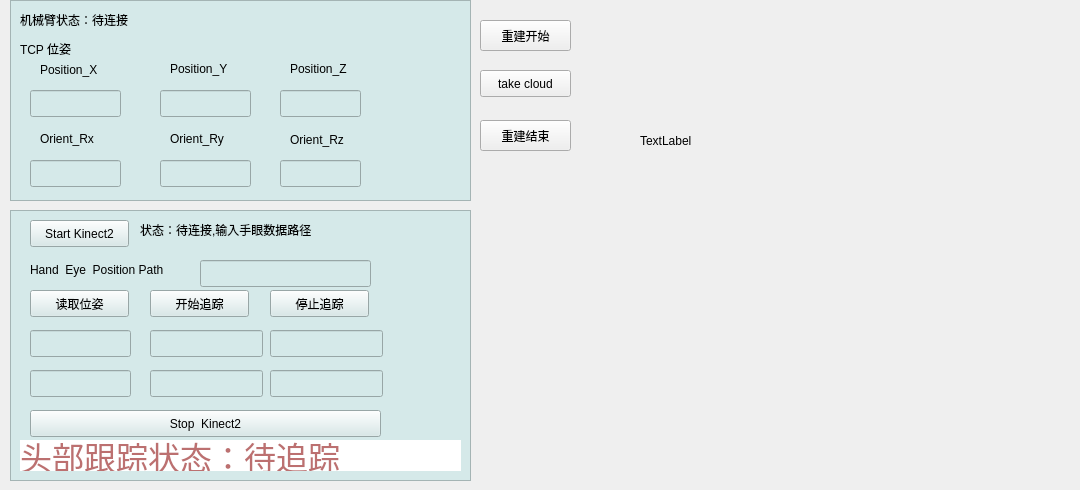
      <widget class="QWidget" name="tab_5">
       <attribute name="title">
        <string>头部追踪</string>
       </attribute>
       <widget class="QLabel" name="label_Head_track">
        <property name="geometry">
         <rect>
          <x>640</x>
          <y>10</y>
          <width>431</width>
          <height>261</height>
         </rect>
        </property>
        <property name="text">
         <string>TextLabel</string>
        </property>
       </widget>
       <widget class="QFrame" name="frame_12">
        <property name="geometry">
         <rect>
          <x>10</x>
          <y>0</y>
          <width>461</width>
          <height>201</height>
         </rect>
        </property>
        <property name="styleSheet">
         <string notr="true">background-color: rgb(213, 233, 233);</string>
        </property>
        <property name="frameShape">
         <enum>QFrame::StyledPanel</enum>
        </property>
        <property name="frameShadow">
         <enum>QFrame::Raised</enum>
        </property>
        <widget class="QLabel" name="label_State_arm">
         <property name="geometry">
          <rect>
           <x>10</x>
           <y>10</y>
           <width>291</width>
           <height>20</height>
          </rect>
         </property>
         <property name="text">
          <string>机械臂状态：待连接</string>
         </property>
        </widget>
        <widget class="QLabel" name="label_TCP_position2">
         <property name="geometry">
          <rect>
           <x>10</x>
           <y>40</y>
           <width>67</width>
           <height>17</height>
          </rect>
         </property>
         <property name="text">
          <string>TCP 位姿</string>
         </property>
        </widget>
        <widget class="QLineEdit" name="lineEdit_PX">
         <property name="geometry">
          <rect>
           <x>20</x>
           <y>90</y>
           <width>91</width>
           <height>27</height>
          </rect>
         </property>
        </widget>
        <widget class="QLabel" name="label_51">
         <property name="geometry">
          <rect>
           <x>30</x>
           <y>60</y>
           <width>81</width>
           <height>20</height>
          </rect>
         </property>
         <property name="text">
          <string>Position_X</string>
         </property>
        </widget>
        <widget class="QLineEdit" name="lineEdit_PY">
         <property name="geometry">
          <rect>
           <x>150</x>
           <y>90</y>
           <width>91</width>
           <height>27</height>
          </rect>
         </property>
        </widget>
        <widget class="QLabel" name="label_52">
         <property name="geometry">
          <rect>
           <x>160</x>
           <y>130</y>
           <width>91</width>
           <height>17</height>
          </rect>
         </property>
         <property name="text">
          <string>Orient_Ry</string>
         </property>
        </widget>
        <widget class="QLabel" name="label_53">
         <property name="geometry">
          <rect>
           <x>280</x>
           <y>60</y>
           <width>81</width>
           <height>17</height>
          </rect>
         </property>
         <property name="text">
          <string>Position_Z</string>
         </property>
        </widget>
        <widget class="QLabel" name="label_54">
         <property name="geometry">
          <rect>
           <x>30</x>
           <y>130</y>
           <width>81</width>
           <height>17</height>
          </rect>
         </property>
         <property name="text">
          <string>Orient_Rx</string>
         </property>
        </widget>
        <widget class="QLineEdit" name="lineEdit_PZ">
         <property name="geometry">
          <rect>
           <x>270</x>
           <y>90</y>
           <width>81</width>
           <height>27</height>
          </rect>
         </property>
        </widget>
        <widget class="QLineEdit" name="lineEdit_Ry">
         <property name="geometry">
          <rect>
           <x>150</x>
           <y>160</y>
           <width>91</width>
           <height>27</height>
          </rect>
         </property>
        </widget>
        <widget class="QLineEdit" name="lineEdit_Rz">
         <property name="geometry">
          <rect>
           <x>270</x>
           <y>160</y>
           <width>81</width>
           <height>27</height>
          </rect>
         </property>
        </widget>
        <widget class="QLabel" name="label_55">
         <property name="geometry">
          <rect>
           <x>280</x>
           <y>130</y>
           <width>71</width>
           <height>20</height>
          </rect>
         </property>
         <property name="text">
          <string>Orient_Rz</string>
         </property>
        </widget>
        <widget class="QLabel" name="label_56">
         <property name="geometry">
          <rect>
           <x>160</x>
           <y>60</y>
           <width>91</width>
           <height>17</height>
          </rect>
         </property>
         <property name="text">
          <string>Position_Y</string>
         </property>
        </widget>
        <widget class="QLineEdit" name="lineEdit_Rx">
         <property name="geometry">
          <rect>
           <x>20</x>
           <y>160</y>
           <width>91</width>
           <height>27</height>
          </rect>
         </property>
        </widget>
       </widget>
       <widget class="QFrame" name="frame_13">
        <property name="geometry">
         <rect>
          <x>10</x>
          <y>210</y>
          <width>461</width>
          <height>271</height>
         </rect>
        </property>
        <property name="styleSheet">
         <string notr="true">background-color: rgb(213, 233, 233);</string>
        </property>
        <property name="frameShape">
         <enum>QFrame::StyledPanel</enum>
        </property>
        <property name="frameShadow">
         <enum>QFrame::Raised</enum>
        </property>
        <widget class="QPushButton" name="pushButton_get_weizi">
         <property name="geometry">
          <rect>
           <x>20</x>
           <y>80</y>
           <width>99</width>
           <height>27</height>
          </rect>
         </property>
         <property name="text">
          <string>读取位姿</string>
         </property>
        </widget>
        <widget class="QPushButton" name="pushButton_Start_Trackhead">
         <property name="geometry">
          <rect>
           <x>140</x>
           <y>80</y>
           <width>99</width>
           <height>27</height>
          </rect>
         </property>
         <property name="text">
          <string>开始追踪</string>
         </property>
        </widget>
        <widget class="QPushButton" name="pushButton_Stop_Trackhead">
         <property name="geometry">
          <rect>
           <x>260</x>
           <y>80</y>
           <width>99</width>
           <height>27</height>
          </rect>
         </property>
         <property name="text">
          <string>停止追踪</string>
         </property>
        </widget>
        <widget class="QPushButton" name="pushButton_stopKinect2">
         <property name="geometry">
          <rect>
           <x>20</x>
           <y>200</y>
           <width>351</width>
           <height>27</height>
          </rect>
         </property>
         <property name="text">
          <string>Stop  Kinect2</string>
         </property>
        </widget>
        <widget class="QPushButton" name="pushButton_startKinect2">
         <property name="geometry">
          <rect>
           <x>20</x>
           <y>10</y>
           <width>99</width>
           <height>27</height>
          </rect>
         </property>
         <property name="text">
          <string>Start Kinect2</string>
         </property>
        </widget>
        <widget class="QLabel" name="label_State_Kinect2">
         <property name="geometry">
          <rect>
           <x>130</x>
           <y>10</y>
           <width>261</width>
           <height>20</height>
          </rect>
         </property>
         <property name="text">
          <string>状态：待连接,输入手眼数据路径</string>
         </property>
        </widget>
        <widget class="QLabel" name="label_handeye_path">
         <property name="geometry">
          <rect>
           <x>20</x>
           <y>50</y>
           <width>171</width>
           <height>20</height>
          </rect>
         </property>
         <property name="text">
          <string>Hand  Eye  Position Path</string>
         </property>
        </widget>
        <widget class="QLineEdit" name="lineEdit_handeyedata_path">
         <property name="geometry">
          <rect>
           <x>190</x>
           <y>50</y>
           <width>171</width>
           <height>27</height>
          </rect>
         </property>
        </widget>
        <widget class="QLineEdit" name="lineEdit_target_X">
         <property name="geometry">
          <rect>
           <x>20</x>
           <y>120</y>
           <width>101</width>
           <height>27</height>
          </rect>
         </property>
        </widget>
        <widget class="QLineEdit" name="lineEdit_target_Y">
         <property name="geometry">
          <rect>
           <x>140</x>
           <y>120</y>
           <width>113</width>
           <height>27</height>
          </rect>
         </property>
        </widget>
        <widget class="QLineEdit" name="lineEdit_target_Z">
         <property name="geometry">
          <rect>
           <x>260</x>
           <y>120</y>
           <width>113</width>
           <height>27</height>
          </rect>
         </property>
        </widget>
        <widget class="QLineEdit" name="lineEdit_target_Rx">
         <property name="geometry">
          <rect>
           <x>20</x>
           <y>160</y>
           <width>101</width>
           <height>27</height>
          </rect>
         </property>
        </widget>
        <widget class="QLineEdit" name="lineEdit_target_Ry">
         <property name="geometry">
          <rect>
           <x>140</x>
           <y>160</y>
           <width>113</width>
           <height>27</height>
          </rect>
         </property>
        </widget>
        <widget class="QLineEdit" name="lineEdit_target_Rz">
         <property name="geometry">
          <rect>
           <x>260</x>
           <y>160</y>
           <width>113</width>
           <height>27</height>
          </rect>
         </property>
        </widget>
        <widget class="QLabel" name="label_State_track">
         <property name="geometry">
          <rect>
           <x>10</x>
           <y>230</y>
           <width>441</width>
           <height>31</height>
          </rect>
         </property>
         <property name="font">
          <font>
           <family>Ubuntu</family>
           <pointsize>24</pointsize>
           <weight>50</weight>
           <italic>false</italic>
           <bold>false</bold>
          </font>
         </property>
         <property name="styleSheet">
          <string notr="true">color: rgb(188, 112, 112);
background-color: rgb(255, 255, 255);
font: 24pt &quot;Ubuntu&quot;;</string>
         </property>
         <property name="text">
          <string>头部跟踪状态：待追踪</string>
         </property>
        </widget>
       </widget>
       <widget class="QPushButton" name="pushButton_start_recons">
        <property name="geometry">
         <rect>
          <x>480</x>
          <y>20</y>
          <width>91</width>
          <height>31</height>
         </rect>
        </property>
        <property name="text">
         <string>重建开始</string>
        </property>
       </widget>
       <widget class="QPushButton" name="pushButton_end_recons">
        <property name="geometry">
         <rect>
          <x>480</x>
          <y>120</y>
          <width>91</width>
          <height>31</height>
         </rect>
        </property>
        <property name="text">
         <string>重建结束</string>
        </property>
       </widget>
       <widget class="QPushButton" name="pushButton_6">
        <property name="geometry">
         <rect>
          <x>480</x>
          <y>70</y>
          <width>91</width>
          <height>27</height>
         </rect>
        </property>
        <property name="text">
         <string>take cloud</string>
        </property>
       </widget>
      </widget>
